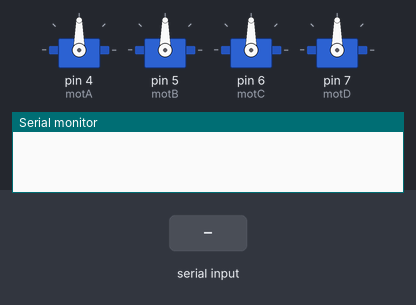
Bench run of a sketch on a simulated Arduino Uno, built with avr-gcc and run on an emulated ATmega328P. On the bench: 4 × servo, the last lines printed to the serial monitor. The test bench sets the inputs (shaded band).

Above: at 1.2 s.
1.3 s: "1\n" received over Serial
At 3.5 s:
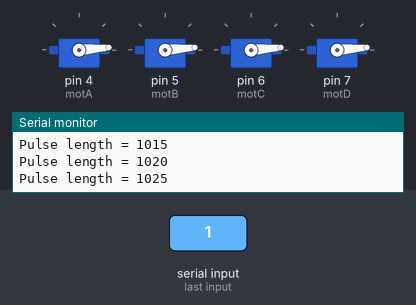
At 7.51 s:
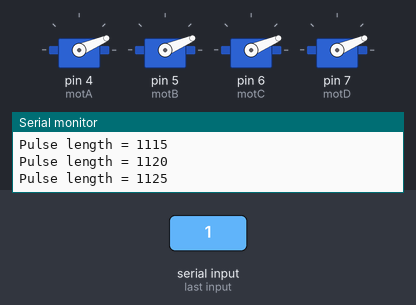
Timing chart, 0 to 17.4 s (numbered marks = the images above; inputs shaded):
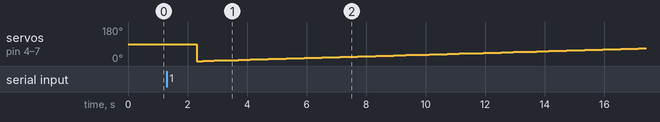

Measured:
- after the input at 1.3 s, servo on pin 4 (motA), servo on pin 5 (motB), servo on pin 6 (motC), servo on pin 7 (motD): 90° → 0° after 1.0 s, → 1° 0.20 s later, → 2° 0.20 s later, → 3° 0.20 s later, … (69 changes in this stretch)

The sketch:

esc_callibration.ino
```cpp
/**
 * Usage, according to documentation(https://www.firediy.fr/files/drone/HW-01-V4.pdf) :
 *     1. Plug your Arduino to your computer with USB cable, open terminal, then type 1 to send max throttle to every ESC to enter programming mode
 *     2. Power up your ESCs. You must hear "beep1 beep2 beep3" tones meaning the power supply is OK
 *     3. After 2sec, "beep beep" tone emits, meaning the throttle highest point has been correctly confirmed
 *     4. Type 0 to send min throttle
 *     5. Several "beep" tones emits, which means the quantity of the lithium battery cells (3 beeps for a 3 cells LiPo)
 *     6. A long beep tone emits meaning the throttle lowest point has been correctly confirmed
 *     7. Type 2 to launch test function. This will send min to max throttle to ESCs to test them
 *
 * @author lobodol <grobodol@gmail.com>
 */
// ---------------------------------------------------------------------------
#include <Servo.h>
// ---------------------------------------------------------------------------
// Customize here pulse lengths as needed
#define MIN_PULSE_LENGTH 1000 // Minimum pulse length in µs
#define MAX_PULSE_LENGTH 2000 // Maximum pulse length in µs
// ---------------------------------------------------------------------------
Servo motA, motB, motC, motD;
char data;
// ---------------------------------------------------------------------------

/**
 * Initialisation routine
 */
void setup() {
    Serial.begin(9600);

    motA.attach(4, MIN_PULSE_LENGTH, MAX_PULSE_LENGTH);
    motB.attach(5, MIN_PULSE_LENGTH, MAX_PULSE_LENGTH);
    motC.attach(6, MIN_PULSE_LENGTH, MAX_PULSE_LENGTH);
    motD.attach(7, MIN_PULSE_LENGTH, MAX_PULSE_LENGTH);


}

/**
 * Main function
 */
void loop() {

if(Serial.available()){
  String  x = Serial.readStringUntil("\n");
  test();
}
}

/**
 * Test function: send min throttle to max throttle to each ESC.
 */
void test()
{
    for (int i = MIN_PULSE_LENGTH; i <= MAX_PULSE_LENGTH; i += 5) {
        Serial.print("Pulse length = ");
        Serial.println(i);

        motA.writeMicroseconds(i);
        motB.writeMicroseconds(i);
        motC.writeMicroseconds(i);
        motD.writeMicroseconds(i);

        delay(200);
    }

    Serial.println("STOP");
    motA.writeMicroseconds(MIN_PULSE_LENGTH);
    motB.writeMicroseconds(MIN_PULSE_LENGTH);
    motC.writeMicroseconds(MIN_PULSE_LENGTH);
    motD.writeMicroseconds(MIN_PULSE_LENGTH);
}
```
